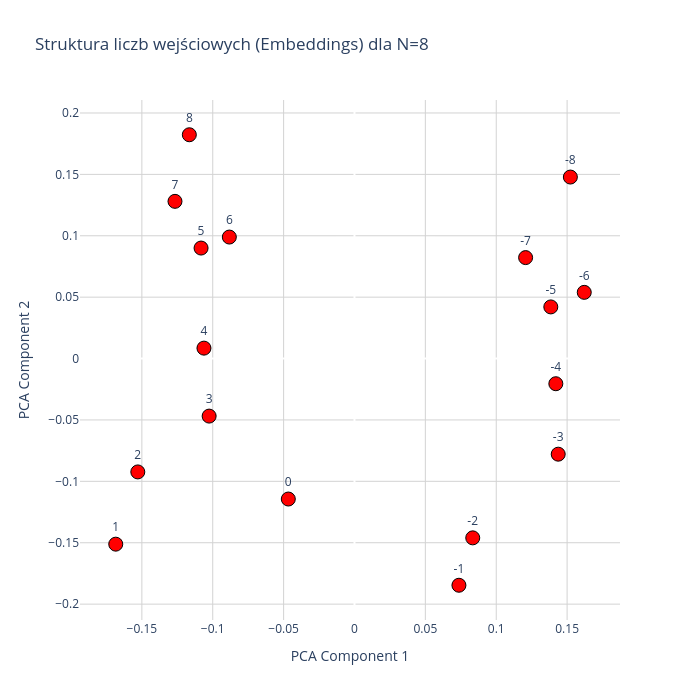

Notebook code for this chart:
### Code cell
model, N = GetModelFromConfig("")

model_path = r"checkpoint_epoch_7000.pt"

checkpoint = torch.load(model_path, map_location="cpu")

model_weights = checkpoint["model_state_dict"]
model.load_state_dict(model_weights)

plot_input_only_plotly(model, N=N)

### Figure 1 — Plotly figure (JSON) as saved in the notebook; plotly's stock layout.template omitted (floating-point values rounded to 4 significant figures)
{"data": [{"hoverinfo": "text", "hovertext": ["Wartość wejściowa: -8<br>Index w embed: 120", "Wartość wejściowa: -7<br>Index w embed: 121", "Wartość wejściowa: -6<br>Index w embed: 122", "Wartość wejściowa: -5<br>Index w embed: 123", "Wartość wejściowa: -4<br>Index w embed: 124", "Wartość wejściowa: -3<br>Index w embed: 125", "Wartość wejściowa: -2<br>Index w embed: 126", "Wartość wejściowa: -1<br>Index w embed: 127", "Wartość wejściowa: 0<br>Index w embed: 128", "Wartość wejściowa: 1<br>Index w embed: 129", "Wartość wejściowa: 2<br>Index w embed: 130", "Wartość wejściowa: 3<br>Index w embed: 131", "Wartość wejściowa: 4<br>Index w embed: 132", "Wartość wejściowa: 5<br>Index w embed: 133", "Wartość wejściowa: 6<br>Index w embed: 134", "Wartość wejściowa: 7<br>Index w embed: 135", "Wartość wejściowa: 8<br>Index w embed: 136"], "marker": {"color": "red", "line": {"color": "black", "width": 1}, "size": 14}, "mode": "markers+text", "text": ["-8", "-7", "-6", "-5", "-4", "-3", "-2", "-1", "0", "1", "2", "3", "4", "5", "6", "7", "8"], "textposition": "top center", "type": "scatter", "x": [0.1523, 0.1207, 0.1621, 0.1385, 0.142, 0.1437, 0.08342, 0.07368, -0.04669, -0.1684, -0.1529, -0.1025, -0.1062, -0.1082, -0.0883, -0.1266, -0.1165], "y": [0.1478, 0.08222, 0.05391, 0.04206, -0.02049, -0.07787, -0.146, -0.1846, -0.1144, -0.1512, -0.09233, -0.04686, 0.008486, 0.08999, 0.09895, 0.128, 0.1823]}], "layout": {"height": 700, "plot_bgcolor": "white", "title": {"text": "Struktura liczb wejściowych (Embeddings) dla N=8"}, "width": 700, "xaxis": {"gridcolor": "lightgray", "showgrid": true, "title": {"text": "PCA Component 1"}}, "yaxis": {"gridcolor": "lightgray", "showgrid": true, "title": {"text": "PCA Component 2"}}}}
